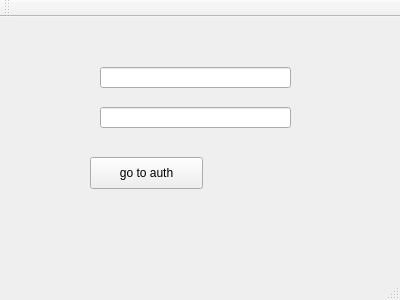
<?xml version="1.0" encoding="UTF-8"?>
<ui version="4.0">
 <class>Chat</class>
 <widget class="QMainWindow" name="Chat">
  <property name="geometry">
   <rect>
    <x>0</x>
    <y>0</y>
    <width>400</width>
    <height>300</height>
   </rect>
  </property>
  <property name="windowTitle">
   <string>Chat</string>
  </property>
  <widget class="QWidget" name="centralWidget">
   <widget class="QLineEdit" name="lineEdit">
    <property name="geometry">
     <rect>
      <x>100</x>
      <y>50</y>
      <width>191</width>
      <height>21</height>
     </rect>
    </property>
   </widget>
   <widget class="QLineEdit" name="lineEdit_2">
    <property name="geometry">
     <rect>
      <x>100</x>
      <y>90</y>
      <width>191</width>
      <height>21</height>
     </rect>
    </property>
   </widget>
   <widget class="QPushButton" name="pushButton">
    <property name="geometry">
     <rect>
      <x>90</x>
      <y>140</y>
      <width>113</width>
      <height>32</height>
     </rect>
    </property>
    <property name="text">
     <string>go to auth</string>
    </property>
   </widget>
  </widget>
  <widget class="QMenuBar" name="menuBar">
   <property name="geometry">
    <rect>
     <x>0</x>
     <y>0</y>
     <width>400</width>
     <height>22</height>
    </rect>
   </property>
  </widget>
  <widget class="QToolBar" name="mainToolBar">
   <attribute name="toolBarArea">
    <enum>TopToolBarArea</enum>
   </attribute>
   <attribute name="toolBarBreak">
    <bool>false</bool>
   </attribute>
  </widget>
  <widget class="QStatusBar" name="statusBar"/>
 </widget>
 <layoutdefault spacing="6" margin="11"/>
 <resources/>
 <connections/>
</ui>
